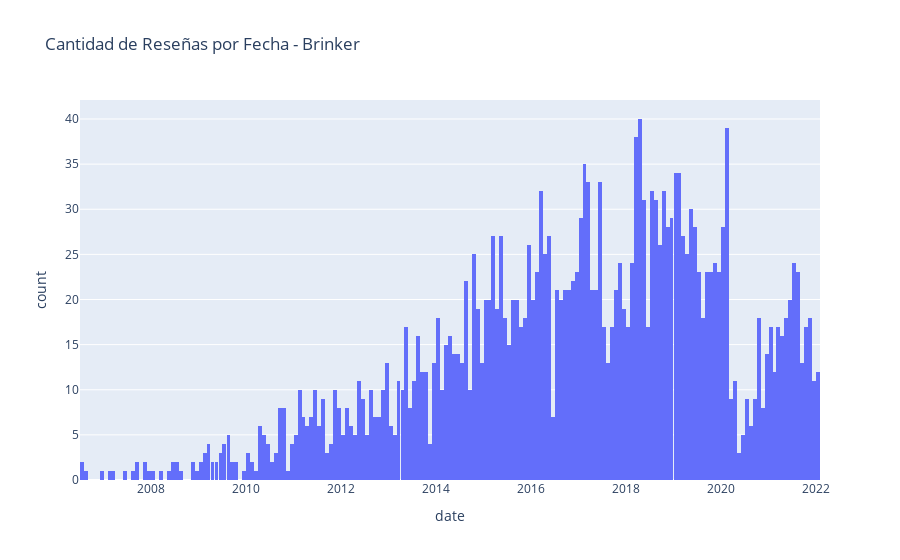

Write notebook code for a chart like this one.
### Code cell
fig = px.histogram(df_brinker_review, x='date', nbins=200, title='Cantidad de Reseñas por Fecha - Brinker')
fig.show()

### Figure 1 — Plotly figure (JSON) as saved in the notebook; plotly's stock layout.template omitted (floating-point values rounded to 4 significant figures; data arrays with more than 128 entries replaced by an {"elided": "..."} marker saying what was removed)
{"data": [{"alignmentgroup": "True", "bingroup": "x", "hovertemplate": "date=%{x}<br>count=%{y}<extra></extra>", "legendgroup": "", "marker": {"color": "#636efa", "pattern": {"shape": ""}}, "name": "", "nbinsx": 200, "offsetgroup": "", "orientation": "v", "showlegend": false, "type": "histogram", "x": {"elided": "2422 str values"}, "xaxis": "x", "yaxis": "y"}], "layout": {"barmode": "relative", "legend": {"tracegroupgap": 0}, "title": {"text": "Cantidad de Reseñas por Fecha - Brinker"}, "xaxis": {"anchor": "y", "domain": [0, 1], "title": {"text": "date"}}, "yaxis": {"anchor": "x", "domain": [0, 1], "title": {"text": "count"}}}}
